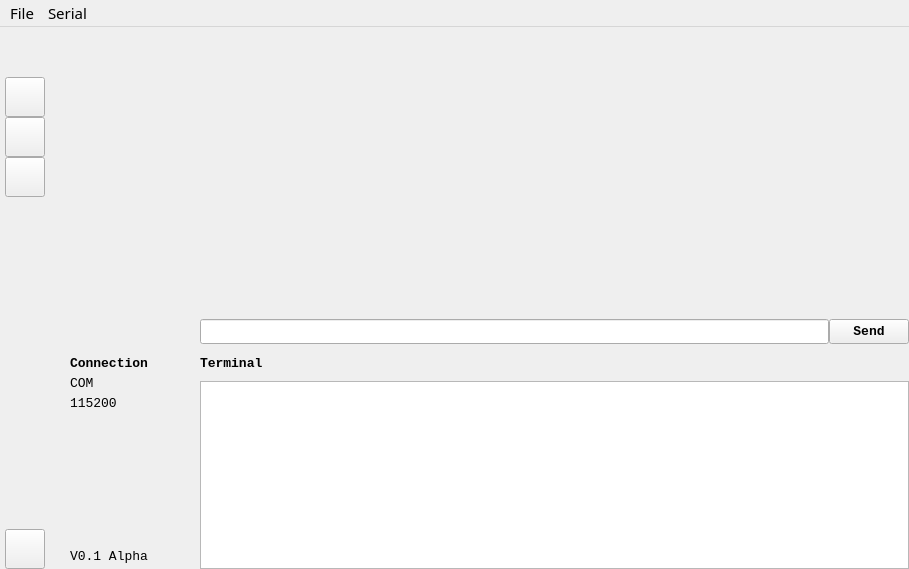
<?xml version="1.0" encoding="UTF-8"?>
<ui version="4.0">
 <class>MainWindow</class>
 <widget class="QMainWindow" name="MainWindow">
  <property name="geometry">
   <rect>
    <x>0</x>
    <y>0</y>
    <width>909</width>
    <height>569</height>
   </rect>
  </property>
  <property name="palette">
   <palette>
    <active>
     <colorrole role="Highlight">
      <brush brushstyle="SolidPattern">
       <color alpha="255">
        <red>147</red>
        <green>75</green>
        <blue>75</blue>
       </color>
      </brush>
     </colorrole>
    </active>
    <inactive>
     <colorrole role="Highlight">
      <brush brushstyle="SolidPattern">
       <color alpha="255">
        <red>147</red>
        <green>75</green>
        <blue>75</blue>
       </color>
      </brush>
     </colorrole>
    </inactive>
    <disabled>
     <colorrole role="Highlight">
      <brush brushstyle="SolidPattern">
       <color alpha="255">
        <red>0</red>
        <green>120</green>
        <blue>215</blue>
       </color>
      </brush>
     </colorrole>
    </disabled>
   </palette>
  </property>
  <property name="windowTitle">
   <string>Northstar</string>
  </property>
  <property name="iconSize">
   <size>
    <width>0</width>
    <height>0</height>
   </size>
  </property>
  <widget class="QWidget" name="centralwidget">
   <property name="font">
    <font>
     <family>Consolas</family>
     <pointsize>10</pointsize>
    </font>
   </property>
   <layout class="QGridLayout" name="gridLayout">
    <property name="leftMargin">
     <number>0</number>
    </property>
    <property name="topMargin">
     <number>0</number>
    </property>
    <property name="rightMargin">
     <number>0</number>
    </property>
    <property name="bottomMargin">
     <number>0</number>
    </property>
    <property name="spacing">
     <number>0</number>
    </property>
    <item row="0" column="0" rowspan="2">
     <widget class="QWidget" name="w_icons" native="true">
      <layout class="QVBoxLayout" name="verticalLayout_2">
       <property name="spacing">
        <number>5</number>
       </property>
       <property name="leftMargin">
        <number>5</number>
       </property>
       <property name="topMargin">
        <number>5</number>
       </property>
       <property name="rightMargin">
        <number>5</number>
       </property>
       <property name="bottomMargin">
        <number>0</number>
       </property>
       <item>
        <widget class="QLabel" name="MainIcon">
         <property name="minimumSize">
          <size>
           <width>40</width>
           <height>40</height>
          </size>
         </property>
         <property name="maximumSize">
          <size>
           <width>40</width>
           <height>40</height>
          </size>
         </property>
         <property name="text">
          <string/>
         </property>
         <property name="pixmap">
          <pixmap resource="resource/resource.qrc">:/icon/4.jpg</pixmap>
         </property>
         <property name="scaledContents">
          <bool>true</bool>
         </property>
        </widget>
       </item>
       <item>
        <layout class="QVBoxLayout" name="verticalLayout">
         <property name="spacing">
          <number>0</number>
         </property>
         <item>
          <widget class="QPushButton" name="icon1">
           <property name="minimumSize">
            <size>
             <width>0</width>
             <height>40</height>
            </size>
           </property>
           <property name="text">
            <string/>
           </property>
          </widget>
         </item>
         <item>
          <widget class="QPushButton" name="icon2">
           <property name="minimumSize">
            <size>
             <width>0</width>
             <height>40</height>
            </size>
           </property>
           <property name="text">
            <string/>
           </property>
          </widget>
         </item>
         <item>
          <widget class="QPushButton" name="icon3">
           <property name="minimumSize">
            <size>
             <width>0</width>
             <height>40</height>
            </size>
           </property>
           <property name="text">
            <string/>
           </property>
          </widget>
         </item>
        </layout>
       </item>
       <item>
        <spacer name="verticalSpacer">
         <property name="orientation">
          <enum>Qt::Vertical</enum>
         </property>
         <property name="sizeHint" stdset="0">
          <size>
           <width>20</width>
           <height>313</height>
          </size>
         </property>
        </spacer>
       </item>
       <item>
        <widget class="QPushButton" name="icon4">
         <property name="minimumSize">
          <size>
           <width>0</width>
           <height>40</height>
          </size>
         </property>
         <property name="text">
          <string/>
         </property>
        </widget>
       </item>
      </layout>
     </widget>
    </item>
    <item row="0" column="1">
     <widget class="QWidget" name="w_widget" native="true">
      <layout class="QVBoxLayout" name="verticalLayout_4">
       <property name="leftMargin">
        <number>0</number>
       </property>
       <property name="topMargin">
        <number>0</number>
       </property>
       <property name="rightMargin">
        <number>0</number>
       </property>
       <property name="bottomMargin">
        <number>0</number>
       </property>
       <item>
        <widget class="QStackedWidget" name="w_page">
         <property name="currentIndex">
          <number>0</number>
         </property>
         <widget class="QWidget" name="page1">
          <layout class="QHBoxLayout" name="horizontalLayout">
           <item>
            <spacer name="horizontalSpacer_3">
             <property name="orientation">
              <enum>Qt::Horizontal</enum>
             </property>
             <property name="sizeHint" stdset="0">
              <size>
               <width>40</width>
               <height>20</height>
              </size>
             </property>
            </spacer>
           </item>
           <item>
            <widget class="QLabel" name="label_5">
             <property name="maximumSize">
              <size>
               <width>200</width>
               <height>200</height>
              </size>
             </property>
             <property name="font">
              <font>
               <pointsize>16</pointsize>
              </font>
             </property>
             <property name="text">
              <string/>
             </property>
             <property name="pixmap">
              <pixmap resource="resource/resource.qrc">:/icon/3.png</pixmap>
             </property>
             <property name="scaledContents">
              <bool>true</bool>
             </property>
             <property name="alignment">
              <set>Qt::AlignCenter</set>
             </property>
            </widget>
           </item>
           <item>
            <spacer name="horizontalSpacer_2">
             <property name="orientation">
              <enum>Qt::Horizontal</enum>
             </property>
             <property name="sizeHint" stdset="0">
              <size>
               <width>40</width>
               <height>20</height>
              </size>
             </property>
            </spacer>
           </item>
          </layout>
         </widget>
         <widget class="QWidget" name="page2">
          <layout class="QVBoxLayout" name="verticalLayout_8">
           <item>
            <widget class="QLabel" name="label_7">
             <property name="font">
              <font>
               <pointsize>16</pointsize>
              </font>
             </property>
             <property name="text">
              <string>PAGE 2</string>
             </property>
             <property name="alignment">
              <set>Qt::AlignCenter</set>
             </property>
            </widget>
           </item>
          </layout>
         </widget>
         <widget class="QWidget" name="page3">
          <layout class="QVBoxLayout" name="verticalLayout_9">
           <item>
            <widget class="QLabel" name="label_8">
             <property name="font">
              <font>
               <pointsize>16</pointsize>
              </font>
             </property>
             <property name="text">
              <string>PAGE 3</string>
             </property>
             <property name="alignment">
              <set>Qt::AlignCenter</set>
             </property>
            </widget>
           </item>
          </layout>
         </widget>
        </widget>
       </item>
      </layout>
     </widget>
    </item>
    <item row="1" column="1">
     <widget class="QWidget" name="w_console" native="true">
      <property name="maximumSize">
       <size>
        <width>16777215</width>
        <height>250</height>
       </size>
      </property>
      <layout class="QVBoxLayout" name="verticalLayout_7">
       <property name="spacing">
        <number>4</number>
       </property>
       <property name="leftMargin">
        <number>0</number>
       </property>
       <property name="topMargin">
        <number>0</number>
       </property>
       <property name="rightMargin">
        <number>0</number>
       </property>
       <property name="bottomMargin">
        <number>0</number>
       </property>
       <item>
        <layout class="QHBoxLayout" name="messageArea">
         <property name="spacing">
          <number>0</number>
         </property>
         <item>
          <spacer name="horizontalSpacer">
           <property name="orientation">
            <enum>Qt::Horizontal</enum>
           </property>
           <property name="sizeType">
            <enum>QSizePolicy::Minimum</enum>
           </property>
           <property name="sizeHint" stdset="0">
            <size>
             <width>150</width>
             <height>20</height>
            </size>
           </property>
          </spacer>
         </item>
         <item>
          <widget class="QLineEdit" name="sendmsg">
           <property name="minimumSize">
            <size>
             <width>250</width>
             <height>25</height>
            </size>
           </property>
           <property name="font">
            <font>
             <family>Consolas</family>
             <pointsize>10</pointsize>
            </font>
           </property>
           <property name="text">
            <string/>
           </property>
          </widget>
         </item>
         <item>
          <widget class="QPushButton" name="send">
           <property name="minimumSize">
            <size>
             <width>0</width>
             <height>25</height>
            </size>
           </property>
           <property name="maximumSize">
            <size>
             <width>16777215</width>
             <height>25</height>
            </size>
           </property>
           <property name="font">
            <font>
             <family>Consolas</family>
             <pointsize>10</pointsize>
             <weight>75</weight>
             <bold>true</bold>
            </font>
           </property>
           <property name="text">
            <string>Send</string>
           </property>
           <property name="flat">
            <bool>false</bool>
           </property>
          </widget>
         </item>
        </layout>
       </item>
       <item>
        <widget class="QWidget" name="terminalArea" native="true">
         <layout class="QHBoxLayout" name="horizontalLayout_2">
          <property name="spacing">
           <number>10</number>
          </property>
          <property name="leftMargin">
           <number>0</number>
          </property>
          <property name="topMargin">
           <number>8</number>
          </property>
          <property name="rightMargin">
           <number>0</number>
          </property>
          <property name="bottomMargin">
           <number>0</number>
          </property>
          <item>
           <layout class="QVBoxLayout" name="infoArea">
            <property name="spacing">
             <number>0</number>
            </property>
            <property name="leftMargin">
             <number>20</number>
            </property>
            <property name="topMargin">
             <number>0</number>
            </property>
            <property name="rightMargin">
             <number>5</number>
            </property>
            <property name="bottomMargin">
             <number>5</number>
            </property>
            <item>
             <layout class="QVBoxLayout" name="infoLabelArea">
              <property name="spacing">
               <number>5</number>
              </property>
              <item>
               <widget class="QLabel" name="connectionLabel">
                <property name="minimumSize">
                 <size>
                  <width>115</width>
                  <height>0</height>
                 </size>
                </property>
                <property name="maximumSize">
                 <size>
                  <width>115</width>
                  <height>16777215</height>
                 </size>
                </property>
                <property name="font">
                 <font>
                  <family>Consolas</family>
                  <pointsize>10</pointsize>
                  <weight>75</weight>
                  <bold>true</bold>
                 </font>
                </property>
                <property name="text">
                 <string>Connection</string>
                </property>
                <property name="alignment">
                 <set>Qt::AlignLeading|Qt::AlignLeft|Qt::AlignVCenter</set>
                </property>
               </widget>
              </item>
              <item>
               <widget class="QLabel" name="comportLabel">
                <property name="minimumSize">
                 <size>
                  <width>115</width>
                  <height>0</height>
                 </size>
                </property>
                <property name="maximumSize">
                 <size>
                  <width>115</width>
                  <height>16777215</height>
                 </size>
                </property>
                <property name="font">
                 <font>
                  <family>Consolas</family>
                  <pointsize>10</pointsize>
                 </font>
                </property>
                <property name="text">
                 <string>COM</string>
                </property>
                <property name="alignment">
                 <set>Qt::AlignLeading|Qt::AlignLeft|Qt::AlignVCenter</set>
                </property>
               </widget>
              </item>
              <item>
               <widget class="QLabel" name="baudrateLabel">
                <property name="minimumSize">
                 <size>
                  <width>115</width>
                  <height>0</height>
                 </size>
                </property>
                <property name="maximumSize">
                 <size>
                  <width>115</width>
                  <height>16777215</height>
                 </size>
                </property>
                <property name="font">
                 <font>
                  <family>Consolas</family>
                  <pointsize>10</pointsize>
                 </font>
                </property>
                <property name="text">
                 <string>115200</string>
                </property>
                <property name="alignment">
                 <set>Qt::AlignLeading|Qt::AlignLeft|Qt::AlignVCenter</set>
                </property>
               </widget>
              </item>
             </layout>
            </item>
            <item>
             <spacer name="verticalSpacer_2">
              <property name="orientation">
               <enum>Qt::Vertical</enum>
              </property>
              <property name="sizeHint" stdset="0">
               <size>
                <width>20</width>
                <height>40</height>
               </size>
              </property>
             </spacer>
            </item>
            <item>
             <widget class="QLabel" name="versionLabel">
              <property name="minimumSize">
               <size>
                <width>115</width>
                <height>0</height>
               </size>
              </property>
              <property name="maximumSize">
               <size>
                <width>115</width>
                <height>16777215</height>
               </size>
              </property>
              <property name="font">
               <font>
                <family>Consolas</family>
                <pointsize>10</pointsize>
               </font>
              </property>
              <property name="text">
               <string>V0.1 Alpha</string>
              </property>
              <property name="alignment">
               <set>Qt::AlignLeading|Qt::AlignLeft|Qt::AlignVCenter</set>
              </property>
             </widget>
            </item>
           </layout>
          </item>
          <item>
           <layout class="QVBoxLayout" name="verticalLayout_3">
            <property name="spacing">
             <number>10</number>
            </property>
            <item>
             <widget class="QLabel" name="terminalLabel">
              <property name="minimumSize">
               <size>
                <width>0</width>
                <height>0</height>
               </size>
              </property>
              <property name="maximumSize">
               <size>
                <width>16777215</width>
                <height>18</height>
               </size>
              </property>
              <property name="font">
               <font>
                <family>Consolas</family>
                <pointsize>10</pointsize>
                <weight>75</weight>
                <bold>true</bold>
               </font>
              </property>
              <property name="text">
               <string>Terminal</string>
              </property>
             </widget>
            </item>
            <item>
             <widget class="QTextBrowser" name="console">
              <property name="font">
               <font>
                <family>Consolas</family>
                <pointsize>10</pointsize>
               </font>
              </property>
              <property name="html">
               <string>&lt;!DOCTYPE HTML PUBLIC &quot;-//W3C//DTD HTML 4.0//EN&quot; &quot;http://www.w3.org/TR/REC-html40/strict.dtd&quot;&gt;
&lt;html&gt;&lt;head&gt;&lt;meta name=&quot;qrichtext&quot; content=&quot;1&quot; /&gt;&lt;style type=&quot;text/css&quot;&gt;
p, li { white-space: pre-wrap; }
&lt;/style&gt;&lt;/head&gt;&lt;body style=&quot; font-family:'Consolas'; font-size:10pt; font-weight:400; font-style:normal;&quot;&gt;
&lt;p style=&quot;-qt-paragraph-type:empty; margin-top:0px; margin-bottom:0px; margin-left:0px; margin-right:0px; -qt-block-indent:0; text-indent:0px;&quot;&gt;&lt;br /&gt;&lt;/p&gt;&lt;/body&gt;&lt;/html&gt;</string>
              </property>
             </widget>
            </item>
           </layout>
          </item>
         </layout>
        </widget>
       </item>
      </layout>
     </widget>
    </item>
   </layout>
  </widget>
  <widget class="QMenuBar" name="menubar">
   <property name="geometry">
    <rect>
     <x>0</x>
     <y>0</y>
     <width>909</width>
     <height>28</height>
    </rect>
   </property>
   <property name="palette">
    <palette>
     <active>
      <colorrole role="Highlight">
       <brush brushstyle="SolidPattern">
        <color alpha="255">
         <red>215</red>
         <green>215</green>
         <blue>215</blue>
        </color>
       </brush>
      </colorrole>
     </active>
     <inactive>
      <colorrole role="Highlight">
       <brush brushstyle="SolidPattern">
        <color alpha="255">
         <red>215</red>
         <green>215</green>
         <blue>215</blue>
        </color>
       </brush>
      </colorrole>
     </inactive>
     <disabled>
      <colorrole role="Highlight">
       <brush brushstyle="SolidPattern">
        <color alpha="255">
         <red>0</red>
         <green>120</green>
         <blue>215</blue>
        </color>
       </brush>
      </colorrole>
     </disabled>
    </palette>
   </property>
   <property name="font">
    <font>
     <family>Calibri Light</family>
     <pointsize>11</pointsize>
    </font>
   </property>
   <property name="styleSheet">
    <string notr="true"/>
   </property>
   <widget class="QMenu" name="menuFile">
    <property name="title">
     <string>File</string>
    </property>
    <addaction name="actionSave"/>
   </widget>
   <widget class="QMenu" name="menuSerial">
    <property name="title">
     <string>Serial</string>
    </property>
    <widget class="QMenu" name="menuBaudrate">
     <property name="title">
      <string>Baudrate</string>
     </property>
     <addaction name="action9600"/>
     <addaction name="action19200"/>
     <addaction name="action38400"/>
     <addaction name="action57600"/>
     <addaction name="action115200"/>
    </widget>
    <widget class="QMenu" name="menuCOM">
     <property name="title">
      <string>ComPort</string>
     </property>
     <addaction name="separator"/>
    </widget>
    <addaction name="menuCOM"/>
    <addaction name="menuBaudrate"/>
   </widget>
   <addaction name="menuFile"/>
   <addaction name="menuSerial"/>
  </widget>
  <action name="actionSave">
   <property name="text">
    <string>Save</string>
   </property>
  </action>
  <action name="action9600">
   <property name="text">
    <string>9600</string>
   </property>
  </action>
  <action name="action19200">
   <property name="text">
    <string>19200</string>
   </property>
  </action>
  <action name="action38400">
   <property name="text">
    <string>38400</string>
   </property>
  </action>
  <action name="action57600">
   <property name="text">
    <string>57600</string>
   </property>
  </action>
  <action name="action115200">
   <property name="text">
    <string>115200</string>
   </property>
  </action>
 </widget>
 <resources>
  <include location="resource/resource.qrc"/>
  <include location="resource/resource.qrc"/>
 </resources>
 <connections/>
</ui>
